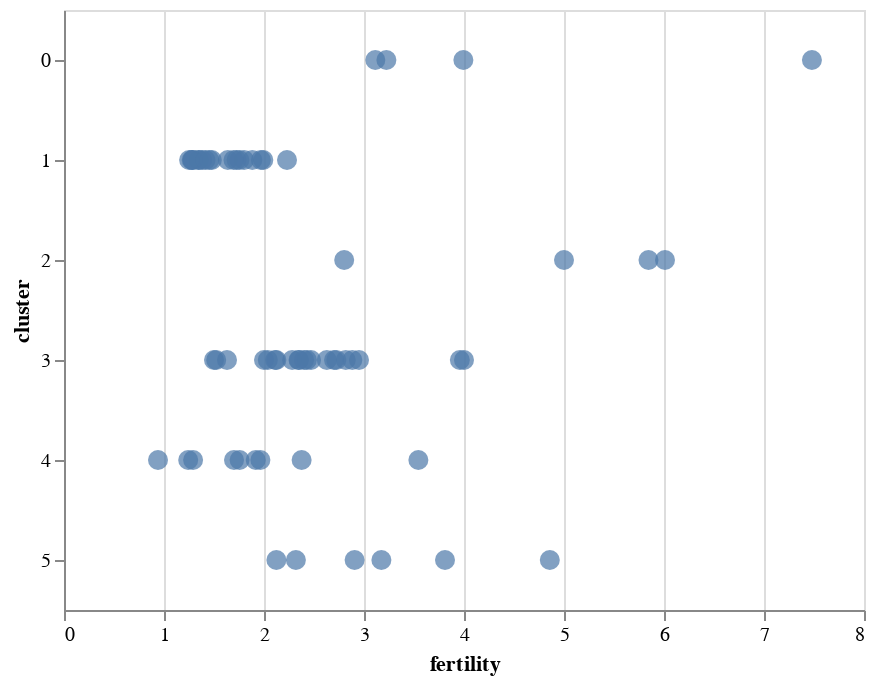

The cell this chart's notebook holds for it:
### Markdown cell above
### Circle Marks

The `circle` mark type is a convenient shorthand for `point` marks drawn as filled circles.

### Code cell
alt.Chart(data2000).mark_circle(size=100).encode(
    alt.X('fertility:Q'),
    alt.Y('cluster:N'),
    alt.Shape('cluster:N')
)

### Figure 1 — Vega-Lite specification as saved in the notebook (floating-point values rounded to 4 significant figures)
{"$schema": "https://vega.github.io/schema/vega-lite/v3.4.0.json", "config": {"mark": {"tooltip": null}, "view": {"height": 300, "width": 400}}, "data": {"name": "data-fdeb0b749a6385830bd1445d39ad6ea0"}, "datasets": {"data-fdeb0b749a6385830bd1445d39ad6ea0": [{"cluster": 0, "country": "Afghanistan", "fertility": 7.479, "life_expect": 42.13, "pop": 23898198, "year": 2000}, {"cluster": 3, "country": "Argentina", "fertility": 2.35, "life_expect": 74.34, "pop": 37497728, "year": 2000}, {"cluster": 3, "country": "Aruba", "fertility": 2.124, "life_expect": 73.45, "pop": 69539, "year": 2000}, {"cluster": 4, "country": "Australia", "fertility": 1.756, "life_expect": 80.37, "pop": 19164620, "year": 2000}, {"cluster": 1, "country": "Austria", "fertility": 1.382, "life_expect": 78.98, "pop": 8113413, "year": 2000}, {"cluster": 3, "country": "Bahamas", "fertility": 2.111, "life_expect": 71.07, "pop": 290075, "year": 2000}, {"cluster": 0, "country": "Bangladesh", "fertility": 3.224, "life_expect": 62.01, "pop": 130406594, "year": 2000}, {"cluster": 3, "country": "Barbados", "fertility": 1.5, "life_expect": 75.97, "pop": 273483, "year": 2000}, {"cluster": 1, "country": "Belgium", "fertility": 1.638, "life_expect": 78.32, "pop": 10263618, "year": 2000}, {"cluster": 3, "country": "Bolivia", "fertility": 3.958, "life_expect": 63.88, "pop": 8152620, "year": 2000}, {"cluster": 3, "country": "Brazil", "fertility": 2.345, "life_expect": 71.01, "pop": 175552771, "year": 2000}, {"cluster": 3, "country": "Canada", "fertility": 1.522, "life_expect": 79.77, "pop": 31278097, "year": 2000}, {"cluster": 3, "country": "Chile", "fertility": 2, "life_expect": 77.86, "pop": 15153450, "year": 2000}, {"cluster": 4, "country": "China", "fertility": 1.7, "life_expect": 72.03, "pop": 1262645000, "year": 2000}, {"cluster": 3, "country": "Colombia", "fertility": 2.47, "life_expect": 71.68, "pop": 39685655, "year": 2000}, {"cluster": 3, "country": "Costa Rica", "fertility": 2.281, "life_expect": 78.12, "pop": 3710558, "year": 2000}, {"cluster": 1, "country": "Croatia", "fertility": 1.348, "life_expect": 74.88, "pop": 4410830, "year": 2000}, {"cluster": 3, "country": "Cuba", "fertility": 1.63, "life_expect": 77.16, "pop": 11134273, "year": 2000}, {"cluster": 3, "country": "Dominican Republic", "fertility": 2.95, "life_expect": 70.85, "pop": 8385828, "year": 2000}, {"cluster": 3, "country": "Ecuador", "fertility": 2.817, "life_expect": 74.17, "pop": 12505204, "year": 2000}, {"cluster": 5, "country": "Egypt", "fertility": 3.174, "life_expect": 69.81, "pop": 70492342, "year": 2000}, {"cluster": 3, "country": "El Salvador", "fertility": 2.883, "life_expect": 70.73, "pop": 6122515, "year": 2000}, {"cluster": 1, "country": "Finland", "fertility": 1.754, "life_expect": 78.37, "pop": 5168595, "year": 2000}, {"cluster": 1, "country": "France", "fertility": 1.883, "life_expect": 79.59, "pop": 59381628, "year": 2000}, {"cluster": 1, "country": "Georgia", "fertility": 1.478, "life_expect": 70.48, "pop": 4777209, "year": 2000}, {"cluster": 1, "country": "Germany", "fertility": 1.346, "life_expect": 78.67, "pop": 82187909, "year": 2000}, {"cluster": 1, "country": "Greece", "fertility": 1.277, "life_expect": 78.26, "pop": 10559110, "year": 2000}, {"cluster": 3, "country": "Grenada", "fertility": 2.429, "life_expect": 67.75, "pop": 89312, "year": 2000}, {"cluster": 3, "country": "Haiti", "fertility": 4, "life_expect": 58.14, "pop": 7306302, "year": 2000}, {"cluster": 4, "country": "Hong Kong", "fertility": 0.94, "life_expect": 81.5, "pop": 6658720, "year": 2000}, {"cluster": 1, "country": "Iceland", "fertility": 1.993, "life_expect": 80.5, "pop": 281043, "year": 2000}, {"cluster": 0, "country": "India", "fertility": 3.113, "life_expect": 62.88, "pop": 1007702000, "year": 2000}, {"cluster": 4, "country": "Indonesia", "fertility": 2.376, "life_expect": 68.59, "pop": 206265000, "year": 2000}, {"cluster": 5, "country": "Iran", "fertility": 2.124, "life_expect": 69.45, "pop": 65660289, "year": 2000}, {"cluster": 5, "country": "Iraq", "fertility": 4.858, "life_expect": 57.05, "pop": 22675617, "year": 2000}, {"cluster": 1, "country": "Ireland", "fertility": 1.969, "life_expect": 77.78, "pop": 3791690, "year": 2000}, {"cluster": 5, "country": "Israel", "fertility": 2.906, "life_expect": 79.7, "pop": 5842454, "year": 2000}, {"cluster": 1, "country": "Italy", "fertility": 1.286, "life_expect": 80.24, "pop": 57719337, "year": 2000}, {"cluster": 3, "country": "Jamaica", "fertility": 2.628, "life_expect": 72.05, "pop": 2615467, "year": 2000}, {"cluster": 4, "country": "Japan", "fertility": 1.291, "life_expect": 82, "pop": 126699784, "year": 2000}, {"cluster": 2, "country": "Kenya", "fertility": 5, "life_expect": 50.99, "pop": 29985839, "year": 2000}, {"cluster": 4, "country": "South Korea", "fertility": 1.917, "life_expect": 66.66, "pop": 21647682, "year": 2000}, {"cluster": 4, "country": "North Korea", "fertility": 1.242, "life_expect": 77.05, "pop": 47351083, "year": 2000}, {"cluster": 5, "country": "Lebanon", "fertility": 2.319, "life_expect": 71.03, "pop": 3578036, "year": 2000}, {"cluster": 3, "country": "Mexico", "fertility": 2.401, "life_expect": 74.9, "pop": 99926620, "year": 2000}, {"cluster": 1, "country": "Netherlands", "fertility": 1.726, "life_expect": 78.53, "pop": 15907853, "year": 2000}, {"cluster": 4, "country": "New Zealand", "fertility": 1.964, "life_expect": 79.11, "pop": 3819762, "year": 2000}, {"cluster": 2, "country": "Nigeria", "fertility": 5.845, "life_expect": 46.61, "pop": 114306700, "year": 2000}, {"cluster": 1, "country": "Norway", "fertility": 1.801, "life_expect": 79.05, "pop": 4492400, "year": 2000}, {"cluster": 0, "country": "Pakistan", "fertility": 3.994, "life_expect": 63.61, "pop": 146342958, "year": 2000}, {"cluster": 3, "country": "Peru", "fertility": 2.7, "life_expect": 69.91, "pop": 25979722, "year": 2000}, {"cluster": 4, "country": "Philippines", "fertility": 3.544, "life_expect": 70.3, "pop": 79739825, "year": 2000}, {"cluster": 1, "country": "Poland", "fertility": 1.251, "life_expect": 74.67, "pop": 38654164, "year": 2000}, {"cluster": 1, "country": "Portugal", "fertility": 1.454, "life_expect": 77.29, "pop": 10335597, "year": 2000}, {"cluster": 2, "country": "Rwanda", "fertility": 6.01, "life_expect": 43.41, "pop": 7507056, "year": 2000}, {"cluster": 5, "country": "Saudi Arabia", "fertility": 3.81, "life_expect": 71.63, "pop": 23153090, "year": 2000}, {"cluster": 2, "country": "South Africa", "fertility": 2.802, "life_expect": 53.37, "pop": 44066197, "year": 2000}, {"cluster": 1, "country": "Spain", "fertility": 1.287, "life_expect": 79.78, "pop": 40016081, "year": 2000}, {"cluster": 1, "country": "Switzerland", "fertility": 1.415, "life_expect": 80.62, "pop": 7266920, "year": 2000}, {"cluster": 1, "country": "Turkey", "fertility": 2.23, "life_expect": 70.84, "pop": 65666677, "year": 2000}, {"cluster": 1, "country": "United Kingdom", "fertility": 1.695, "life_expect": 78.47, "pop": 59522468, "year": 2000}, {"cluster": 3, "country": "United States", "fertility": 2.038, "life_expect": 77.31, "pop": 282338631, "year": 2000}, {"cluster": 3, "country": "Venezuela", "fertility": 2.723, "life_expect": 72.77, "pop": 23542649, "year": 2000}]}, "encoding": {"shape": {"field": "cluster", "type": "nominal"}, "x": {"field": "fertility", "type": "quantitative"}, "y": {"field": "cluster", "type": "nominal"}}, "mark": {"size": 100, "type": "circle"}}
